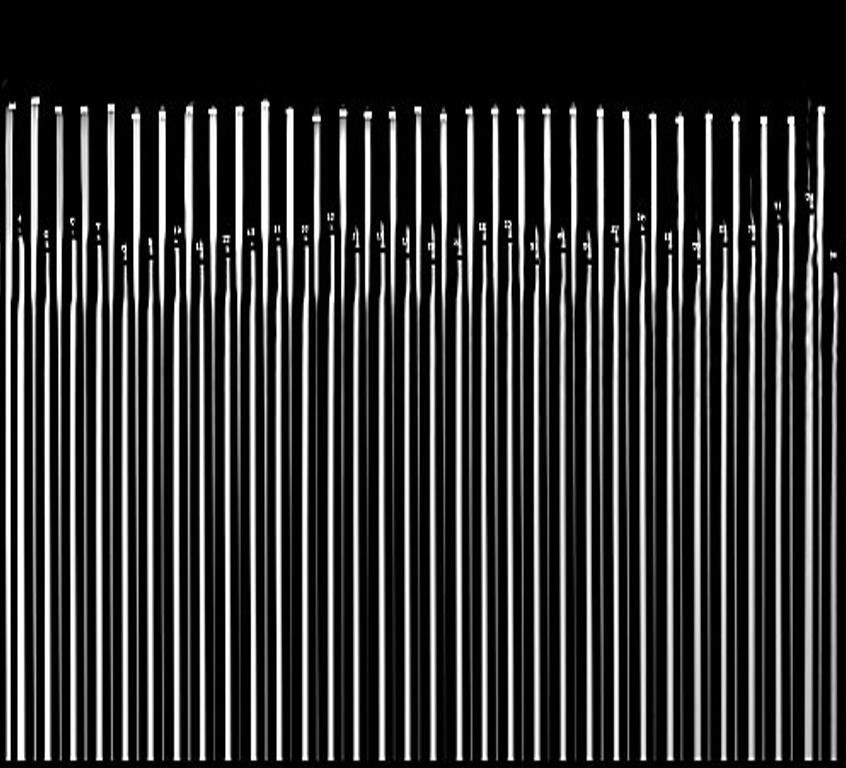
#> input picture img/13.jpg, 846 x 768 px
$ python final.py
#> lines starting #> are read from the running program, lines starting #| are printed output that depends on the picture; after the words box and inside, x2 and y2 are one past the last pixel; in counts of white or black regions, pixels touching at a corner belong together
#> further down, image is the input picture: shape (768, 846, 3); min 0, max 255, mean 54.4
import cv2
import numpy as np


def harris_corner_detection(image, distance_threshold):
    # 转换为灰度图像
#> called with distance_threshold = 24
    gray = cv2.cvtColor(image, cv2.COLOR_BGR2GRAY)

    # 计算Harris角点响应
    dst = cv2.cornerHarris(gray, blockSize=2, ksize=3, k=0.04)
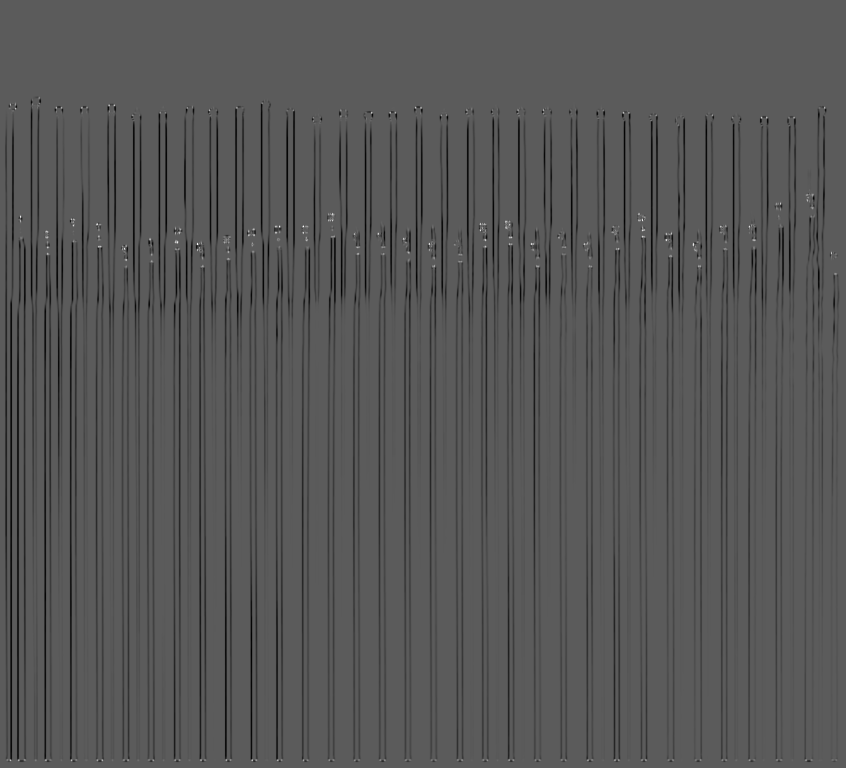
#> dst: shape (768, 846) float32; min -0.0212, max 0.0378, mean -0.00124; drawn with min black and max white

    # 通过非极大值抑制选择角点
    dst = cv2.dilate(dst, None)
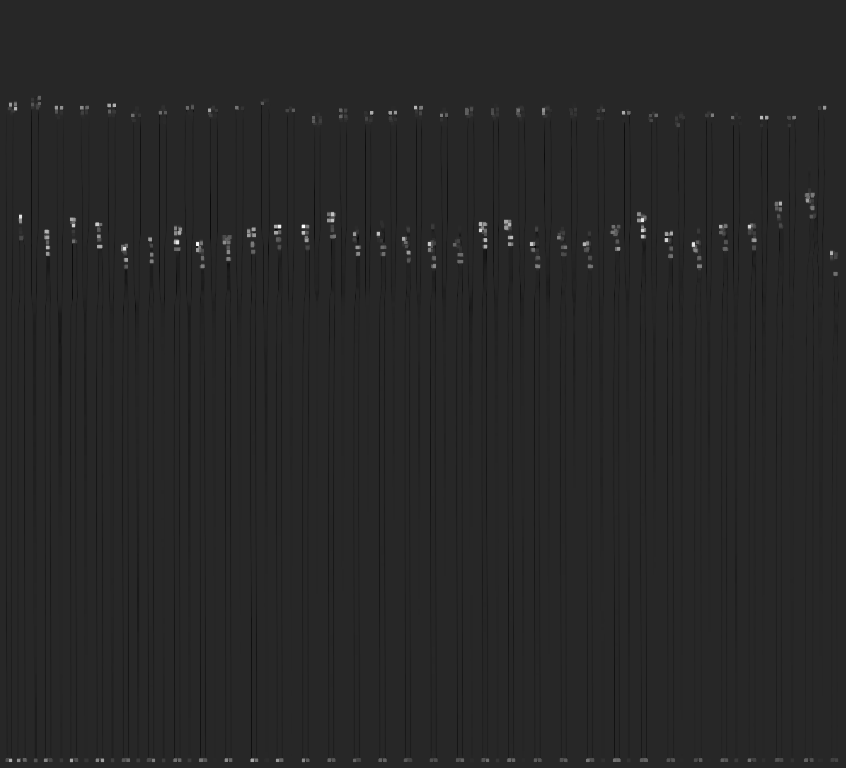
#> dst: shape (768, 846) float32; min -0.00688, max 0.0378, mean -5.93e-05; drawn with min black and max white
    ret, dst = cv2.threshold(dst, 0.01 * dst.max(), 255, 0)
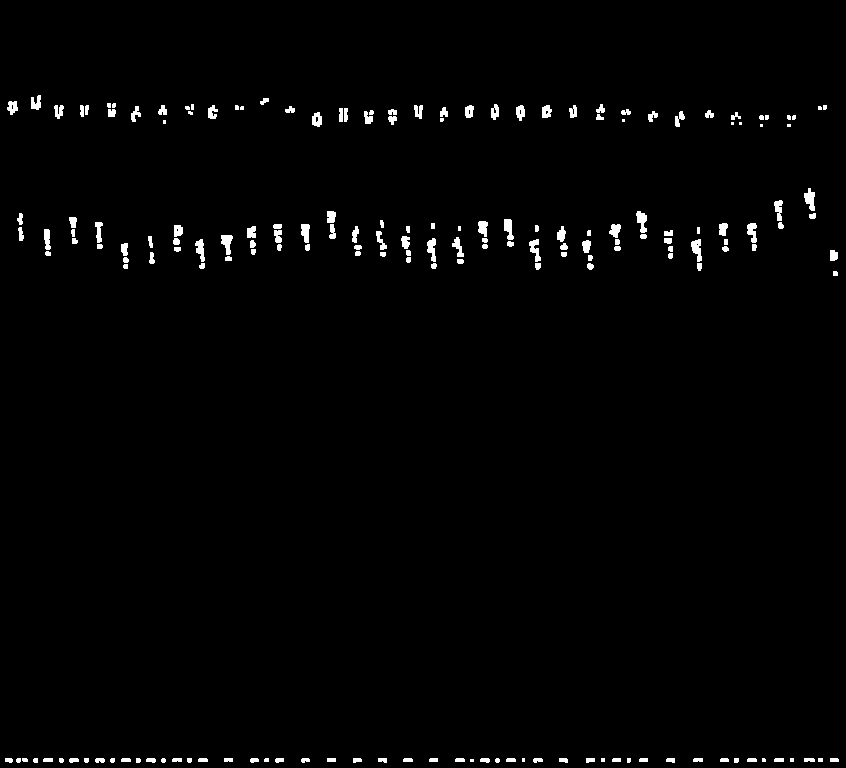
#> dst: shape (768, 846) float32; 1.4% white; 188 white regions (27 under 20 px), largest, box (x1, y1, x2, y2) and area: (804, 188, 815, 211) 160, (691, 239, 702, 262) 155, (636, 211, 647, 233) 151
#> ret = 0.000378
    dst = np.uint8(dst)

    # 寻找角点的坐标
    corners = cv2.findNonZero(dst)
#> corners = contour of 9161 points, box (x1, y1, x2, y2) (5, 95, 839, 763), area 53652

    # 对角点进行距离过滤并融合为一个角点
    filtered_corners = []
    for corner in corners:
        x, y = corner.ravel()
        merged = False
        for cx, cy in filtered_corners:
            if y < 150 and np.linalg.norm(np.array([x, y]) - np.array([cx, cy])) < distance_threshold:
                merged = True
                cx = (cx + x) // 2
                cy = (cy + y) // 2
                break
            elif y >= 150 and abs(x - cx) < 15 and abs(y - cy) < 55:
                merged = True
                if y < cy:
                    cx = x
                    cy = y
                break
        if not merged:
            filtered_corners.append((x, y))
#> this loop made 9161 passes
#> (x, y) on passes 1 to 3: (38, 95), (39, 95), (40, 95)
#> after the loop, cx = 736; cy = 758; filtered_corners = 107 pairs, first value 5 to 835, second value 95 to 758

    # 根据y坐标的大小将角点分为3类，并用不同颜色表示
    grouped_corners = [[], [], []]
    for corner in filtered_corners:
        x, y = corner
        if y < 150:
            grouped_corners[0].append((x, y))
        elif y < 500:
            grouped_corners[1].append((x, y))
        else:
            grouped_corners[2].append((x, y))
#> this loop made 107 passes
#> (x, y) on passes 1 to 12: (38, 95), (263, 98), (9, 101), (107, 103), (191, 104), (494, 104), (600, 104), (60, 105), (161, 105), (235, 105), (414, 105), (469, 105)

    # 重新排列角点按照x轴坐标的大小
    for corners in grouped_corners:
        corners.sort(key=lambda corner: corner[0])

    print(len(grouped_corners[0]))
    print(len(grouped_corners[1]))
    print(grouped_corners[0])
    print(grouped_corners[1])

    if len(grouped_corners[0]) != len(grouped_corners[1]):
        print("阴阳极极点不成对")
        return image
    else:
        for i in range(len(grouped_corners[0])):
            point1 = grouped_corners[0][i]  # grouped_corners[0]的第i个点
            point2 = grouped_corners[1][i]  # grouped_corners[1]的第j个点

            vertical_distance = abs(point1[1] - point2[1])  # 计算垂直距离
            print("垂直距离:", vertical_distance)

    # 绘制角点
    colors = [(0, 0, 255), (0, 255, 0), (255, 0, 0)]
    for i, corners in enumerate(grouped_corners):
        for corner in corners:
            x, y = corner
            if y < 500:  # 只绘制y坐标小于500的角点
                cv2.circle(image, (x, y), 3, colors[i], -1)
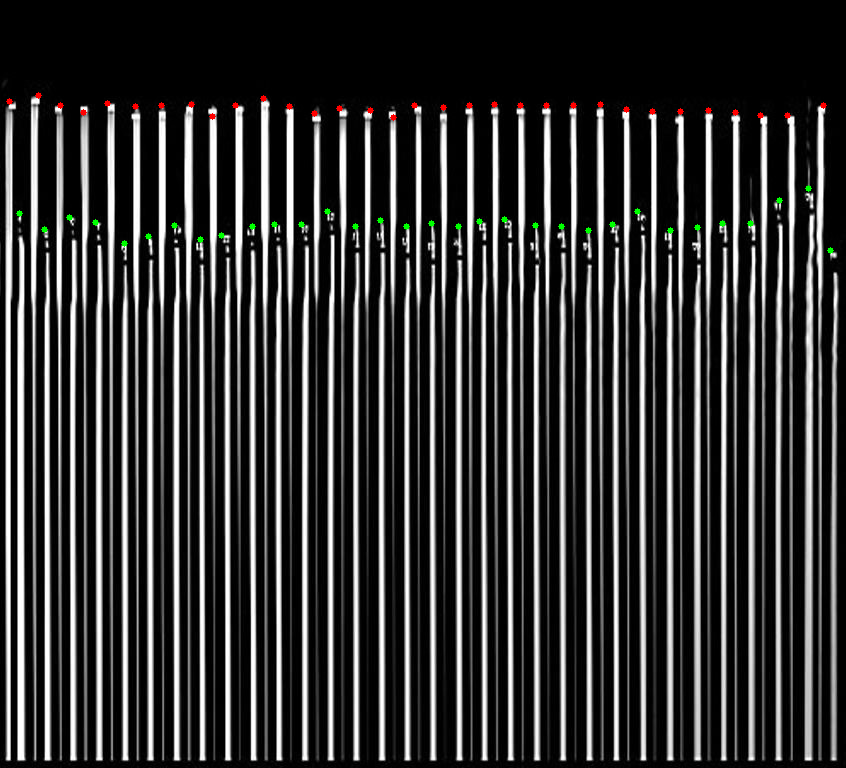
#> image: shape (768, 846, 3); 0.29% of pixels changed, all inside (x1, y1, x2, y2) = (6, 92, 834, 254)

    return image


# 读取图像
image = cv2.imread('./img/13.jpg')

# 设置角点之间的最小距离阈值
distance_threshold = 24

# 进行Harris角点检测并将距离小于阈值的多个角点融合为一个角点
result = harris_corner_detection(image, distance_threshold)

# 显示结果
cv2.imshow('Harris Corner Detection', result)
cv2.waitKey(0)
cv2.destroyAllWindows()
